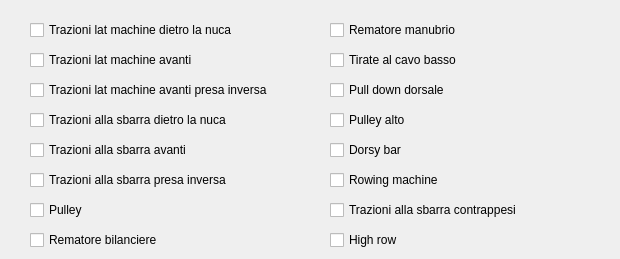
      <widget class="QWidget" name="Dorsali">
       <attribute name="title">
        <string>Dorsali</string>
       </attribute>
       <widget class="QCheckBox" name="checkBox_35">
        <property name="geometry">
         <rect>
          <x>330</x>
          <y>170</y>
          <width>181</width>
          <height>20</height>
         </rect>
        </property>
        <property name="text">
         <string>Rowing machine</string>
        </property>
       </widget>
       <widget class="QCheckBox" name="checkBox_36">
        <property name="geometry">
         <rect>
          <x>30</x>
          <y>200</y>
          <width>201</width>
          <height>20</height>
         </rect>
        </property>
        <property name="text">
         <string>Pulley</string>
        </property>
       </widget>
       <widget class="QCheckBox" name="checkBox_37">
        <property name="geometry">
         <rect>
          <x>30</x>
          <y>140</y>
          <width>201</width>
          <height>20</height>
         </rect>
        </property>
        <property name="text">
         <string>Trazioni alla sbarra avanti</string>
        </property>
       </widget>
       <widget class="QCheckBox" name="checkBox_38">
        <property name="geometry">
         <rect>
          <x>330</x>
          <y>110</y>
          <width>281</width>
          <height>20</height>
         </rect>
        </property>
        <property name="text">
         <string>Pulley alto</string>
        </property>
       </widget>
       <widget class="QCheckBox" name="checkBox_39">
        <property name="geometry">
         <rect>
          <x>30</x>
          <y>20</y>
          <width>281</width>
          <height>20</height>
         </rect>
        </property>
        <property name="text">
         <string>Trazioni lat machine dietro la nuca</string>
        </property>
       </widget>
       <widget class="QCheckBox" name="checkBox_40">
        <property name="geometry">
         <rect>
          <x>330</x>
          <y>50</y>
          <width>281</width>
          <height>20</height>
         </rect>
        </property>
        <property name="text">
         <string>Tirate al cavo basso</string>
        </property>
       </widget>
       <widget class="QCheckBox" name="checkBox_41">
        <property name="geometry">
         <rect>
          <x>30</x>
          <y>110</y>
          <width>281</width>
          <height>20</height>
         </rect>
        </property>
        <property name="text">
         <string>Trazioni alla sbarra dietro la nuca</string>
        </property>
       </widget>
       <widget class="QCheckBox" name="checkBox_42">
        <property name="geometry">
         <rect>
          <x>30</x>
          <y>170</y>
          <width>231</width>
          <height>20</height>
         </rect>
        </property>
        <property name="text">
         <string>Trazioni alla sbarra presa inversa</string>
        </property>
       </widget>
       <widget class="QCheckBox" name="checkBox_43">
        <property name="geometry">
         <rect>
          <x>330</x>
          <y>80</y>
          <width>271</width>
          <height>20</height>
         </rect>
        </property>
        <property name="text">
         <string>Pull down dorsale</string>
        </property>
       </widget>
       <widget class="QCheckBox" name="checkBox_44">
        <property name="geometry">
         <rect>
          <x>330</x>
          <y>20</y>
          <width>281</width>
          <height>20</height>
         </rect>
        </property>
        <property name="text">
         <string>Rematore manubrio</string>
        </property>
       </widget>
       <widget class="QCheckBox" name="checkBox_45">
        <property name="geometry">
         <rect>
          <x>330</x>
          <y>200</y>
          <width>231</width>
          <height>20</height>
         </rect>
        </property>
        <property name="text">
         <string>Trazioni alla sbarra contrappesi</string>
        </property>
       </widget>
       <widget class="QCheckBox" name="checkBox_46">
        <property name="geometry">
         <rect>
          <x>30</x>
          <y>50</y>
          <width>281</width>
          <height>20</height>
         </rect>
        </property>
        <property name="text">
         <string>Trazioni lat machine avanti</string>
        </property>
       </widget>
       <widget class="QCheckBox" name="checkBox_47">
        <property name="geometry">
         <rect>
          <x>30</x>
          <y>230</y>
          <width>201</width>
          <height>20</height>
         </rect>
        </property>
        <property name="text">
         <string>Rematore bilanciere</string>
        </property>
       </widget>
       <widget class="QCheckBox" name="checkBox_48">
        <property name="geometry">
         <rect>
          <x>330</x>
          <y>230</y>
          <width>201</width>
          <height>20</height>
         </rect>
        </property>
        <property name="text">
         <string>High row </string>
        </property>
       </widget>
       <widget class="QCheckBox" name="checkBox_49">
        <property name="geometry">
         <rect>
          <x>30</x>
          <y>80</y>
          <width>271</width>
          <height>20</height>
         </rect>
        </property>
        <property name="text">
         <string>Trazioni lat machine avanti presa inversa</string>
        </property>
       </widget>
       <widget class="QCheckBox" name="checkBox_50">
        <property name="geometry">
         <rect>
          <x>330</x>
          <y>140</y>
          <width>121</width>
          <height>20</height>
         </rect>
        </property>
        <property name="text">
         <string>Dorsy bar</string>
        </property>
       </widget>
      </widget>
